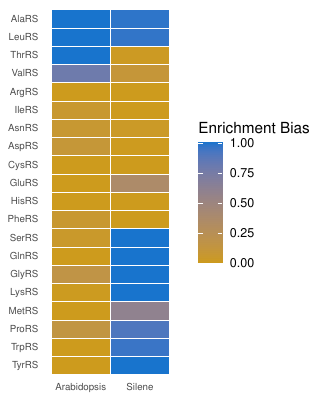

Source code (R):
library(tidyverse)

arabidopsis = read.csv("aars_enrichment.arabidopsis.csv")
silene = read.csv("aars_enrichment.silene.csv")

#treat ArgRS 3-way enzyme as organellar 
arabidopsis <- arabidopsis %>%
  mutate(Targeting = if_else(Targeting == "Cyto+Organellar" & Type == "ArgRS", "Organellar", Targeting))

arabidopsis$Targeting <- ifelse(startsWith(arabidopsis$Targeting, "Cyto"), "Cyto", "Organellar")
silene$Targeting <- ifelse(startsWith(silene$Targeting, "Cyto"), "Cyto", "Organellar")


arabidopsis_sum <- arabidopsis %>%
  group_by(Type, Targeting) %>%
  summarize(
    arabidopsis_mito_1 = sum(arabidopsis_mito_1, na.rm = TRUE),
    arabidopsis_mito_2 = sum(arabidopsis_mito_2, na.rm = TRUE),
    arabidopsis_nuclear_1 = sum(arabidopsis_nuclear_1, na.rm = TRUE),
    arabidopsis_nuclear_2 = sum(arabidopsis_nuclear_2, na.rm = TRUE),
    .groups = "drop"
  )

silene_sum <- silene %>%
  group_by(Type, Targeting) %>%
  summarize(
    conica_mito_1 = sum(conica_mito_1, na.rm = TRUE),
    conica_mito_2 = sum(conica_mito_2, na.rm = TRUE),
    conica_nuclear_1 = sum(conica_nuclear_1, na.rm = TRUE),
    conica_nuclear_2 = sum(conica_nuclear_2, na.rm = TRUE),
    .groups = "drop"
  )

arabidopsis_sum <- arabidopsis_sum %>%
  mutate(mito_sum = arabidopsis_mito_1 + arabidopsis_mito_2)
arabidopsis_sum <- arabidopsis_sum %>%
  mutate(leaf_sum = pmax(arabidopsis_nuclear_1 + arabidopsis_nuclear_2, 1))

silene_sum <- silene_sum %>%
  mutate(mito_sum = conica_mito_1 + conica_mito_2)
silene_sum <- silene_sum %>%
  mutate(leaf_sum = pmax(conica_nuclear_1 + conica_nuclear_2, 1))

combined_df <- bind_rows(
  arabidopsis_sum %>% mutate(species = "Arabidopsis"),
  silene_sum %>% mutate(species = "Silene")
)

combined_df <- combined_df %>% select(-arabidopsis_mito_1, -arabidopsis_mito_2, -arabidopsis_nuclear_1, -arabidopsis_nuclear_2, -conica_mito_1, -conica_mito_2, -conica_nuclear_1, -conica_nuclear_2)

combined_df <- combined_df %>%
  mutate(mito_enrich = mito_sum / leaf_sum)

write.csv(combined_df, "differential_enrichment/combined_df_psm_counts.csv", row.names = FALSE)

combined_df <- combined_df %>% select(-mito_sum, -leaf_sum)


wide_df <- combined_df %>%
  pivot_wider(
    names_from = Targeting,
    values_from = mito_enrich,
    values_fill = 0
  )

wide_df <- wide_df %>%
  mutate(cyto_weight = replace(
    Cyto / (Cyto + Organellar),
    is.nan(Cyto / (Cyto + Organellar)),
    0
  ))

custom_order <- c(
  "AlaRS", "LeuRS", "ThrRS", "ValRS", 
  "ArgRS", "IleRS","AsnRS", "AspRS",
  "CysRS", "GluRS", "HisRS", "PheRS",
  "SerRS", "GlnRS", "GlyRS", "LysRS",
  "MetRS", "ProRS", "TrpRS", "TyrRS"
)

wide_df <- wide_df %>% mutate(Type = factor(Type, levels = rev(custom_order)))

ggplot(wide_df, aes(x = species, y = Type, fill = cyto_weight)) +
  geom_tile(color = "white") +
  scale_fill_gradient(
    low = "goldenrod3",
    high = "dodgerblue3",
    name = "Enrichment Bias"
  ) +
  theme_minimal() +
  theme(
    axis.text.x = element_text(size = 7),
    axis.text.y = element_text(size = 7),
    axis.title = element_blank(),
    panel.grid = element_blank()
  )

ggsave("aaRS_differential_enrichment.pdf", width=3.25, height=4)
